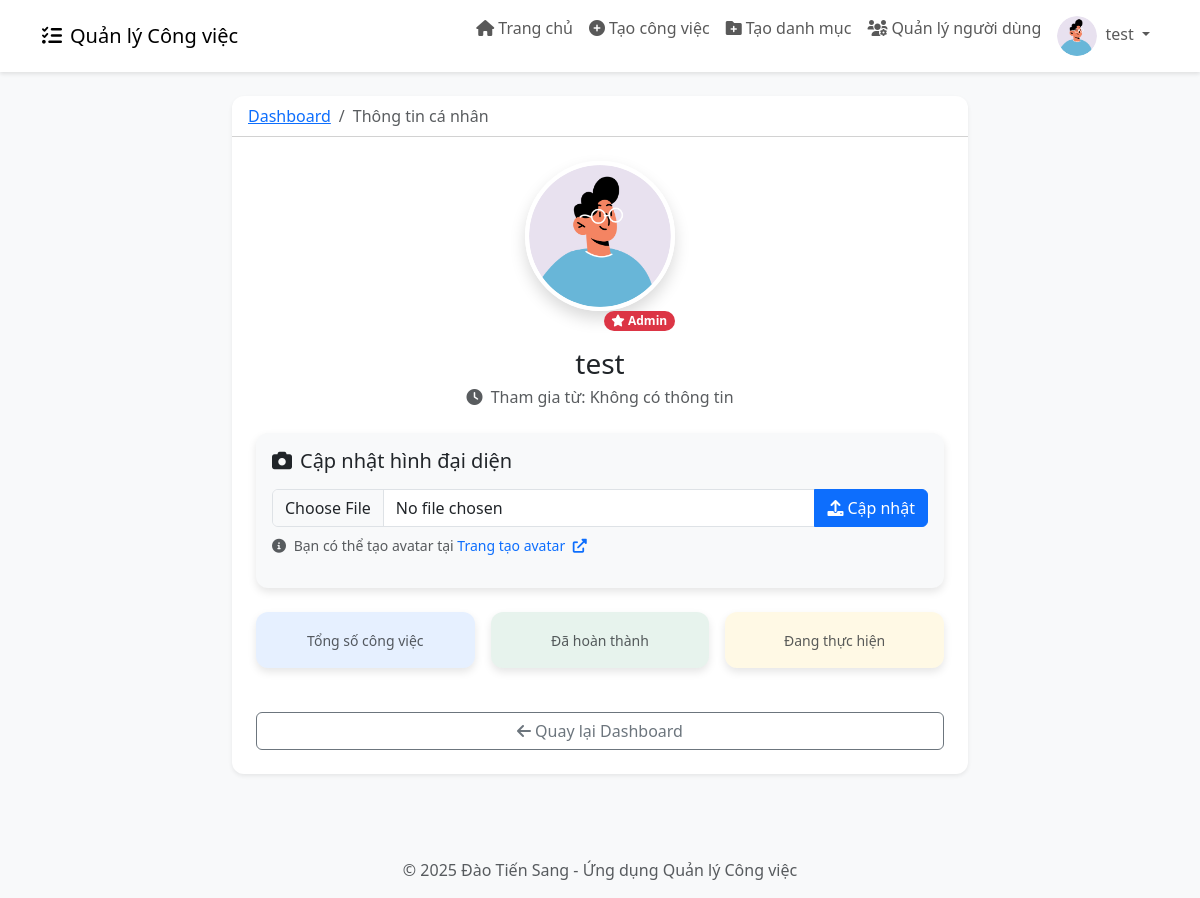
/profile (signed in), run on an earlier commit of the app's database.
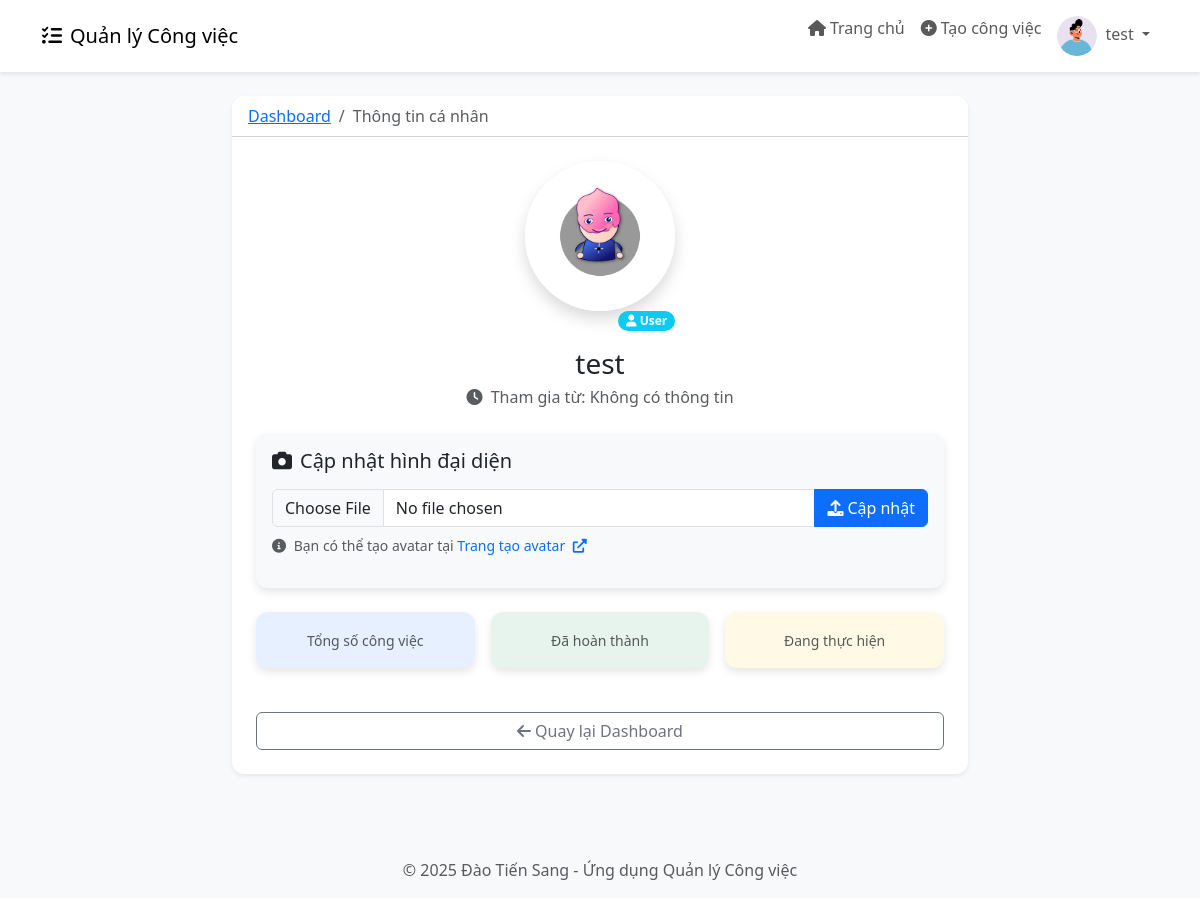
And on a later commit of the database.
### app.py (models this page shows)
class User(db.Model):
    id = db.Column(db.Integer, primary_key=True)
    username = db.Column(db.String(80), unique=True, nullable=False)
    password = db.Column(db.String(200), nullable=False)
    avatar = db.Column(db.String(200), nullable=True, default='default-avatar.png')
    is_admin = db.Column(db.Boolean, default=False)
    tasks = db.relationship('Task', backref='user', lazy=True)

### app.py (the view, shortened to what this page needs)
@app.route('/profile', methods=['GET', 'POST'])
def profile():
    if 'user_id' not in session:
        return redirect(url_for('login'))
    user_id = session['user_id']
    user = User.query.get(user_id)
    return render_template('profile.html', user=user)

### templates/profile.html (shortened to what the changed rows need)
{% extends 'base.html' %}
{% block content %}
<div class="row justify-content-center">
    <div class="col-md-8">
        <div class="card shadow-sm">
            <div class="card-body p-4">
                <div class="text-center mb-4">
                    <div class="position-relative d-inline-block">
                        <img src="{{ url_for('static', filename='uploads/' + user.avatar) }}"
                             alt="Avatar"
                             class="rounded-circle profile-avatar shadow"
                             style="width: 150px; height: 150px; object-fit: cover;">
                        {% if user.is_admin %}
                            <span class="position-absolute bottom-0 end-0 badge rounded-pill bg-danger">
                                <i class="fas fa-star"></i> Admin
                            </span>
                        {% else %}
                            <span class="position-absolute bottom-0 end-0 badge rounded-pill bg-info">
                                <i class="fas fa-user"></i> User
                            </span>
                        {% endif %}
                    </div>
                    <h3 class="mt-3 mb-1">{{ user.username }}</h3>
                    <p class="text-muted">
                        <i class="fas fa-clock me-1"></i>
                        Tham gia từ: {{ user.created_at.strftime('%d/%m/%Y') if user.created_at else 'Không có thông tin' }}
                    </p>
                </div>
            </div>
        </div>
    </div>
</div>
{% endblock %}

### templates/base.html (shortened to what this page needs)
<!DOCTYPE html>
<html lang="vi">
<head>
    <link href="https://cdn.jsdelivr.net/npm/bootstrap@5.3.0-alpha1/dist/css/bootstrap.min.css" rel="stylesheet">
    <link rel="stylesheet" href="https://cdnjs.cloudflare.com/ajax/libs/font-awesome/6.0.0/css/all.min.css">
</head>
<body>
    {% if 'user_id' in session %}
    <nav class="navbar navbar-expand-lg navbar-light bg-white mb-4">
        <div class="container">
            <a class="navbar-brand" href="{{ url_for('dashboard') }}">
                <i class="fas fa-tasks me-2"></i>Quản lý Công việc
            </a>
            <div class="collapse navbar-collapse" id="navbarNav">
                <ul class="navbar-nav ms-auto">
                    <li class="nav-item">
                        <a class="nav-link" href="{{ url_for('dashboard') }}">
                            <i class="fas fa-home me-1"></i>Trang chủ
                        </a>
                    </li>
                    <li class="nav-item">
                        <a class="nav-link" href="{{ url_for('new_task') }}">
                            <i class="fas fa-plus-circle me-1"></i>Tạo công việc
                        </a>
                    </li>
                    {% if session.get('is_admin') %}
                    <li class="nav-item">
                        <a class="nav-link" href="{{ url_for('new_category') }}">
                            <i class="fas fa-folder-plus me-1"></i>Tạo danh mục
                        </a>
                    </li>
                    <li class="nav-item">
                        <a class="nav-link" href="{{ url_for('admin_users') }}">
                            <i class="fas fa-users-cog me-1"></i>Quản lý người dùng
                        </a>
                    </li>
                    {% endif %}
                    <li class="nav-item dropdown">
                        <a class="nav-link dropdown-toggle" href="#" id="navbarDropdown" role="button" data-bs-toggle="dropdown" aria-expanded="false">
                            <img src="{{ url_for('static', filename='uploads/' + session.get('avatar', 'default-avatar.png')) }}" alt="Avatar" class="avatar-circle me-1">
                            {{ session.get('username') }}
                        </a>
                    </li>
                </ul>
            </div>
        </div>
    </nav>
    {% endif %}
    <div class="container mt-4">
        {% block content %}{% endblock %}
    </div>
    <footer class="bg-light py-3 mt-5">
        <div class="container text-center">
            <p class="text-muted mb-0">© 2025 Đào Tiến Sang - Ứng dụng Quản lý Công việc</p>
        </div>
    </footer>
</body>
</html>

What changed in the data, as far as the page shows it:
changed User "test": avatar: picture added in place of a placeholder; is_admin True → False (drawn)
Also different on the page:
text no longer shown: "Tạo danh mục Quản lý người dùng Admin"
text now shown: "User"
